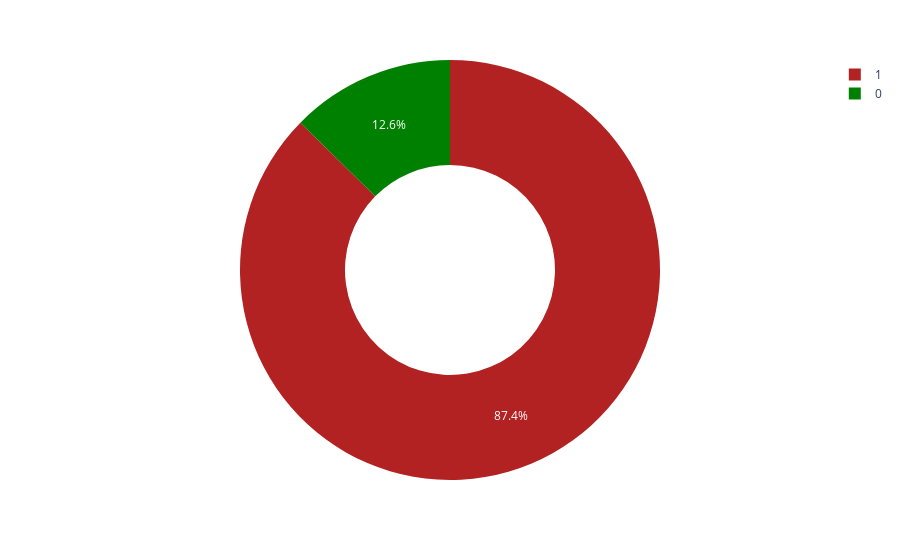

Notebook code for this chart:
### Markdown cell above
unique values

### Code cell
values = dataset['LUNG_CANCER'].value_counts().tolist()
names = list(dict(dataset['LUNG_CANCER'].value_counts()).keys())

px.pie(dataset, values=values, names=names, hole = 0.5,
       color_discrete_sequence=["firebrick", "green"])

### Figure 1 — Plotly figure (JSON) as saved in the notebook; plotly's stock layout.template omitted (floating-point values rounded to 4 significant figures)
{"data": [{"domain": {"x": [0, 1], "y": [0, 1]}, "hole": 0.5, "hovertemplate": "label=%{label}<br>value=%{value}<extra></extra>", "labels": [1, 0], "legendgroup": "", "name": "", "showlegend": true, "type": "pie", "values": [270, 39]}], "layout": {"legend": {"tracegroupgap": 0}, "margin": {"t": 60}, "piecolorway": ["firebrick", "green"]}}
